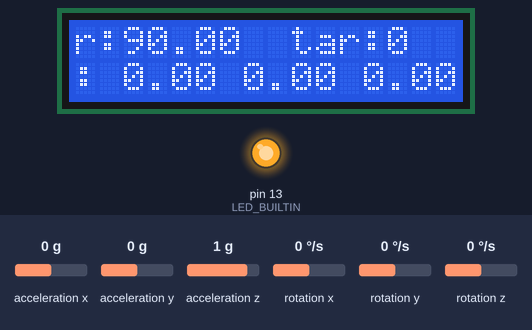
Bench run of a sketch on a simulated Arduino Uno, built with avr-gcc and run on an emulated ATmega328P. Parts: 16×2 character LCD, output pins drawn as LEDs (lit = HIGH). The test bench sets the inputs (shaded band); at power-on: acceleration y 0 g, acceleration x 0 g, acceleration z 1 g, rotation x 0 °/s, rotation y 0 °/s, rotation z 0 °/s.

Above: at 3.2 s.
3.3 s: acceleration y set to -1.4 g
At 3.7 s:
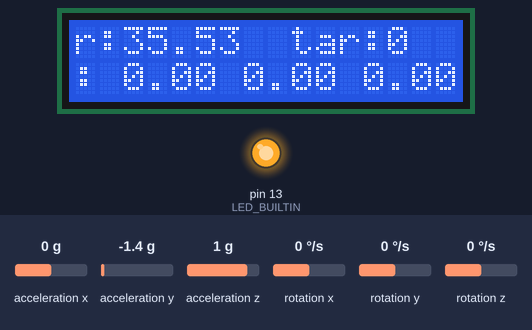
4.8 s: acceleration x set to -1.4 g
At 6.0 s:
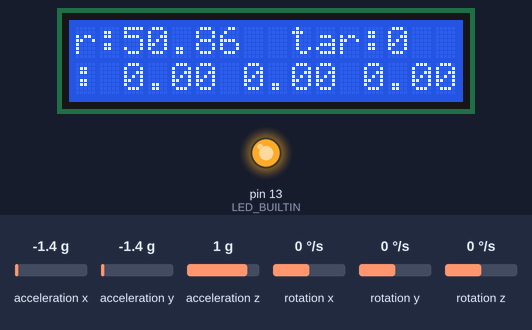
6.3 s: acceleration z set to -1.4 g
At 7.2 s:
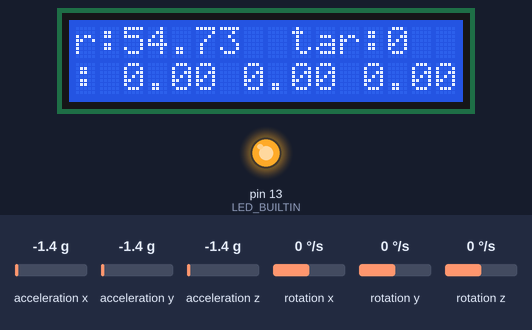
7.8 s: acceleration x set to -0.8 g
At 8.4 s:
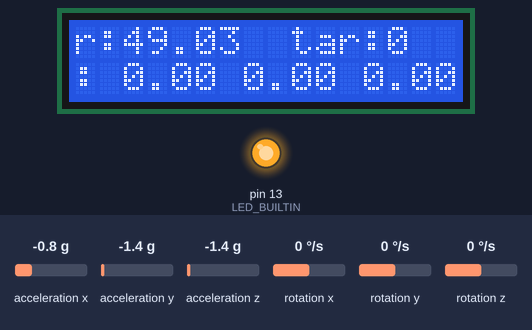
Timing chart, 0 to 10.3 s (numbered marks = the images above; inputs shaded):
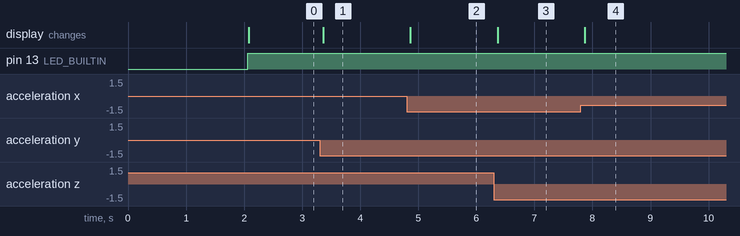

Measured:
- after the input at 3.3 s, the display: changes after 0.06 s (image 1)
- after the input at 4.8 s, the display: changes after 0.06 s (image 2)
- after the input at 6.3 s, the display: changes after 0.07 s (image 3)
- after the input at 7.8 s, the display: changes after 0.07 s (image 4)

The sketch:

uno_pro.ino
```cpp
// (licence header left out)
#include <SoftwareSerial.h>
#include <LiquidCrystal.h> // 加载LCD1602的库
#include "MPU9250.h"

const int input = 8;

float roll,pitch,yaw;
int incline;
int tar = 0;
char send_num[7];
float p,i,d;

const int rs = 7, en = 6, d4 = 5, d5 = 4, d6 = 3, d7 = 2;  // 定义引脚

LiquidCrystal lcd(rs, en, d4, d5, d6, d7);   // 根据引脚，创建一个 lcd 实例
SoftwareSerial SerialESP(A2, A3);
MPU9250 mpu;

void setup() {
  pinMode(LED_BUILTIN, OUTPUT);
  pinMode(input, INPUT);
  SerialESP.begin(115200);
  //-Serial.begin(115200);
  Wire.begin();
  delay(2000);
  mpu.setup();
  lcd.begin(16, 2); //   初始化lcd ，并定义LCD1602的规格
}

void loop() {
  digitalWrite(LED_BUILTIN,HIGH);

  mpu.update();
  //mpu.print();
  roll=mpu.getRoll();
  //pitch=mpu.getPitch();
  //yaw=mpu.getYaw();
  incline=9000+100*1.0*roll;
  //Serial.print(incline);
  //Serial.print("  ");

  num_deal(incline);
  //Serial.println(send_num);
  SerialESP.print(send_num);
  lcd_pro(tar,1.0*incline/100,p,i,d);
  read_usart_esp();

  delay(200);
}

void read_usart_esp()
{
  unsigned short int local_uno;
  unsigned short int i_uno;
  char temp_uno[9];
  i_uno = SerialESP.available();  //返回目前串口接收区内的已经接受的数据量
  if(i_uno!=0)
  {
    while(i_uno--)
    {
      temp_uno[local_uno] = SerialESP.read();   //读取一个数据并且将它从缓存区删除
      //Serial.print(temp_uno[local_uno]);
      local_uno++;
      //Serial.print(0);
    }
    //Serial.println(temp_uno);
    if(temp_uno[0]-64-48==1)
    {
      tar=(temp_uno[1]-64-48)*10+temp_uno[2]-48-64;
      //Serial.println(tar);
    }
    else if(temp_uno[0]-64-48==2)
    {
      p=temp_uno[3]-64-48+1.0*(temp_uno[4]-48-64)/10;
      i=temp_uno[5]-64-48+1.0*(temp_uno[6]-48-64)/10;
      d=temp_uno[7]-64-48+1.0*(temp_uno[8]-48-64)/10;
      /*
      Serial.print(temp_uno[3]-64-48);
      Serial.print(" ");
      Serial.print(temp_uno[4]-48-64);
      Serial.print(" ");
      Serial.print(temp_uno[5]-64-48);
      Serial.print(" ");
      Serial.print(temp_uno[6]-48-64);
      Serial.print(" ");
      Serial.print(temp_uno[7]-64-48);
      Serial.print(" ");
      Serial.print(temp_uno[8]-48-64);
      Serial.print(" ");
      Serial.print(p);
      Serial.print(" ");
      Serial.print(i);
      Serial.print(" ");
      Serial.println(d);
      */
    }
    //Serial.print(temp_uno);
    //Serial.print("  ");
    memset(temp_uno,'\0',sizeof(temp_uno));
  }
}

void num_deal(int f){
  if(f<0)
  {
    send_num[0]=0+48;
    send_num[1]=0+48;
    send_num[2]=0+48;
    send_num[3]=0+48;
  }
  else
  {
    send_num[0]=f/1000+48;
    send_num[1]=(f%1000)/100+48;
    send_num[2]=(f%100)/10+48;
    send_num[3]=f%10+48;
  }
}

void lcd_pro(int tar, float roll, float p, float i, float d)
{
  lcd.clear();
  lcd.setCursor(0,0); //   设置指针 在x=0，y=1的位置
  lcd.print("r:");  //   lcd 显示字符串
  lcd.setCursor(2,0); //   设置指针 在x=0，y=1的位置
  lcd.print(roll);  //   lcd 显示字符串
  lcd.setCursor(9,0); //   设置指针 在x=0，y=1的位置
  lcd.print("tar:");  //   lcd 显示字符串
  lcd.setCursor(13,0); //   设置指针 在x=0，y=1的位置
  lcd.print(tar);  //   lcd 显示字符串
  lcd.setCursor(0,1); //   设置指针 在x=0，y=1的位置
  lcd.print(":");  //   lcd 显示字符串
  lcd.setCursor(2,1); //   设置指针 在x=0，y=1的位置
  lcd.print(p);  //   lcd 显示字符串
  lcd.setCursor(7,1); //   设置指针 在x=0，y=1的位置
  lcd.print(i);  //   lcd 显示字符串
  lcd.setCursor(12,1); //   设置指针 在x=0，y=1的位置
  lcd.print(i);  //   lcd 显示字符串
}
```
